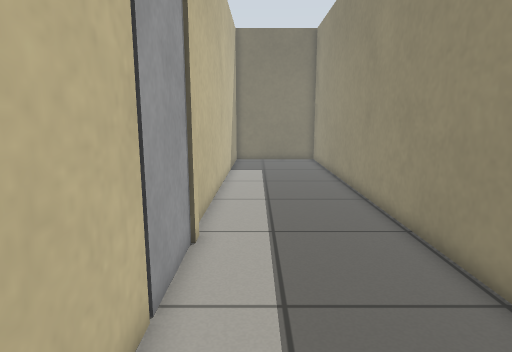
view 1 (above)

12 first-person views from a walk through a world built for the Gazebo simulator. The camera is 0.84 m above the floor, tilts 10° down and sees 75° across. The floor is counted in squares, 0.25 m on a side. Each view is taken from the middle of a square. On the plan, view 1 faces up. The plan holds only what a view shows up to about 20 squares ahead; the rest is blank.

view 2
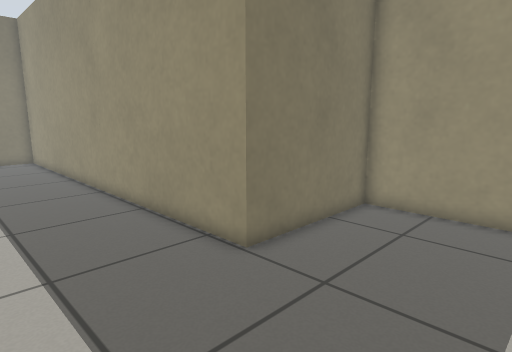

view 3
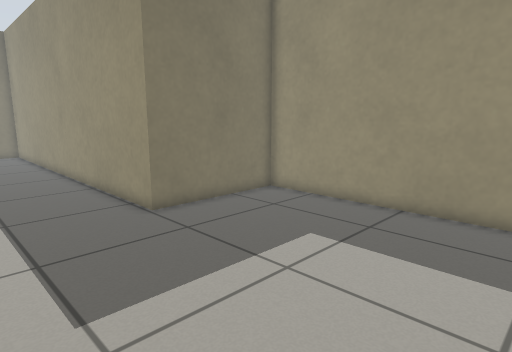

view 4
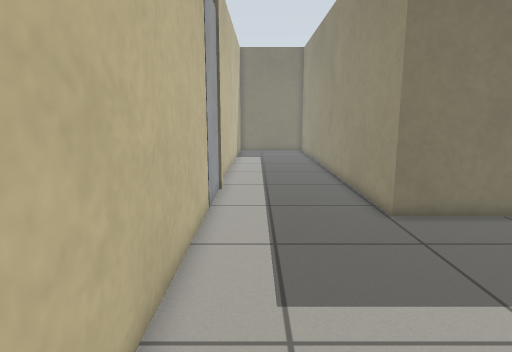

view 5
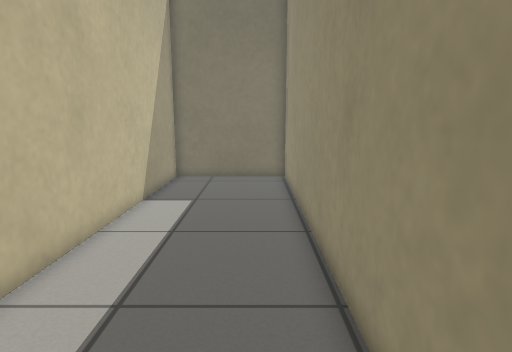

view 6
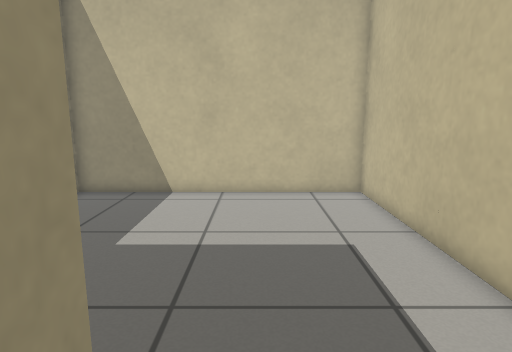

view 7
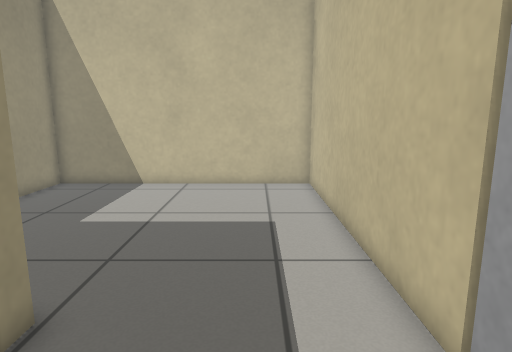

view 8
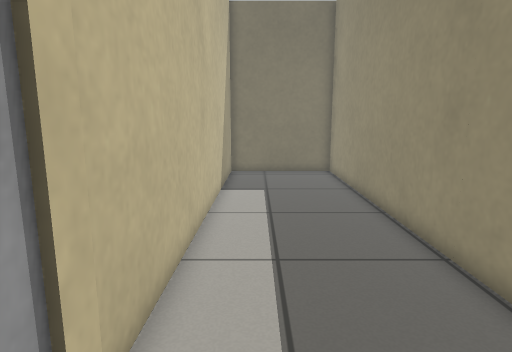

view 9
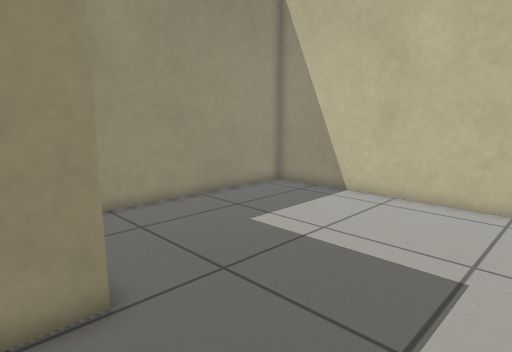

view 10
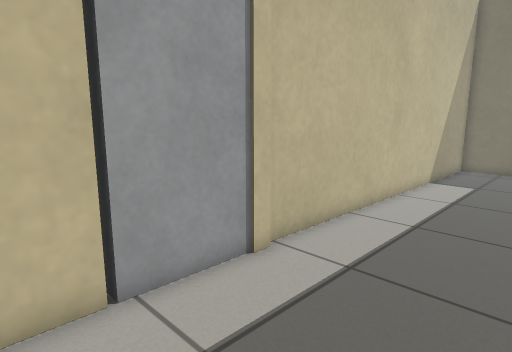

view 11
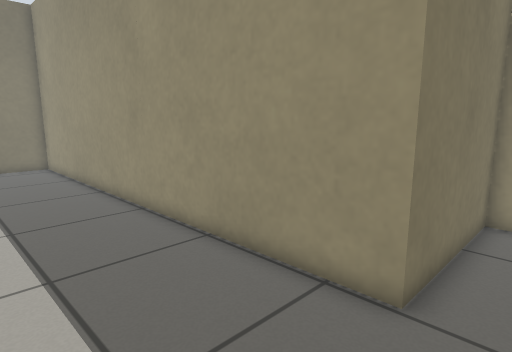

view 12
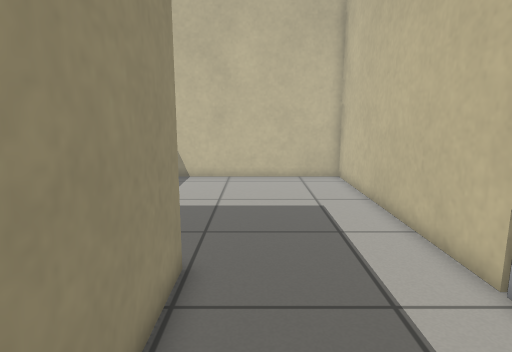

### Floor plan
Points are (right, up) in squares from view 1. A wall is a line through its corners. A room is listed if a view was taken in it or the views show most of it. See-through windows are left out.
Room 1 (views 1, 2, 3, 4, 10, 11)
walls: (-1.8, 3.6) (-1.8, -7.8) (11.1, -7.8) (11.1, 4) (4.7, 4)
ways out: opening at (1.5, 4.5) to room 2
Room 2 (views 5, 6, 7, 8, 9, 12)
walls: (-1.8, 5.1) (-1.8, 3.6); (4.7, 4) (4.7, 26.8) (-1.8, 26.8) (-1.8, 8.5)
ways out: opening at (1.5, 4.5) to room 1; gap at (-2, 5)

Positions as (right, up) in squares from view 1, and headings:
1: (0, 0), facing up
2: (-1, -2), facing up-right
3: (-1, -7), facing up-right
4: (0, -7), facing up
5: (3, 8), facing up
6: (3, 7), facing down
7: (1, 9), facing down
8: (0, 6), facing up
9: (-1, 6), facing down-right
10: (4, 3), facing up-left
11: (-1, 2), facing up-right
12: (3, 11), facing down
